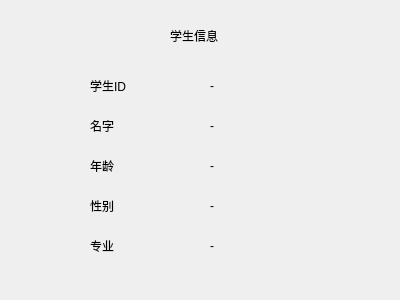
<?xml version="1.0" encoding="UTF-8"?>
<ui version="4.0">
 <class>s_1</class>
 <widget class="QDialog" name="s_1">
  <property name="geometry">
   <rect>
    <x>0</x>
    <y>0</y>
    <width>400</width>
    <height>300</height>
   </rect>
  </property>
  <property name="windowTitle">
   <string>Dialog</string>
  </property>
  <widget class="QLabel" name="label">
   <property name="geometry">
    <rect>
     <x>170</x>
     <y>30</y>
     <width>54</width>
     <height>12</height>
    </rect>
   </property>
   <property name="text">
    <string>学生信息</string>
   </property>
  </widget>
  <widget class="QLabel" name="label_2">
   <property name="geometry">
    <rect>
     <x>90</x>
     <y>80</y>
     <width>54</width>
     <height>12</height>
    </rect>
   </property>
   <property name="text">
    <string>学生ID</string>
   </property>
  </widget>
  <widget class="QLabel" name="label_3">
   <property name="geometry">
    <rect>
     <x>90</x>
     <y>120</y>
     <width>54</width>
     <height>12</height>
    </rect>
   </property>
   <property name="text">
    <string>名字</string>
   </property>
  </widget>
  <widget class="QLabel" name="label_4">
   <property name="geometry">
    <rect>
     <x>90</x>
     <y>160</y>
     <width>54</width>
     <height>12</height>
    </rect>
   </property>
   <property name="text">
    <string>年龄</string>
   </property>
  </widget>
  <widget class="QLabel" name="label_5">
   <property name="geometry">
    <rect>
     <x>90</x>
     <y>200</y>
     <width>54</width>
     <height>12</height>
    </rect>
   </property>
   <property name="text">
    <string>性别</string>
   </property>
  </widget>
  <widget class="QLabel" name="label_6">
   <property name="geometry">
    <rect>
     <x>90</x>
     <y>240</y>
     <width>54</width>
     <height>12</height>
    </rect>
   </property>
   <property name="text">
    <string>专业</string>
   </property>
  </widget>
  <widget class="QLabel" name="label_7">
   <property name="geometry">
    <rect>
     <x>210</x>
     <y>80</y>
     <width>54</width>
     <height>12</height>
    </rect>
   </property>
   <property name="text">
    <string>-</string>
   </property>
  </widget>
  <widget class="QLabel" name="label_8">
   <property name="geometry">
    <rect>
     <x>210</x>
     <y>120</y>
     <width>54</width>
     <height>12</height>
    </rect>
   </property>
   <property name="text">
    <string>-</string>
   </property>
  </widget>
  <widget class="QLabel" name="label_9">
   <property name="geometry">
    <rect>
     <x>210</x>
     <y>160</y>
     <width>54</width>
     <height>12</height>
    </rect>
   </property>
   <property name="text">
    <string>-</string>
   </property>
  </widget>
  <widget class="QLabel" name="label_10">
   <property name="geometry">
    <rect>
     <x>210</x>
     <y>200</y>
     <width>54</width>
     <height>12</height>
    </rect>
   </property>
   <property name="text">
    <string>-</string>
   </property>
  </widget>
  <widget class="QLabel" name="label_11">
   <property name="geometry">
    <rect>
     <x>210</x>
     <y>240</y>
     <width>54</width>
     <height>12</height>
    </rect>
   </property>
   <property name="text">
    <string>-</string>
   </property>
  </widget>
 </widget>
 <resources/>
 <connections/>
</ui>
